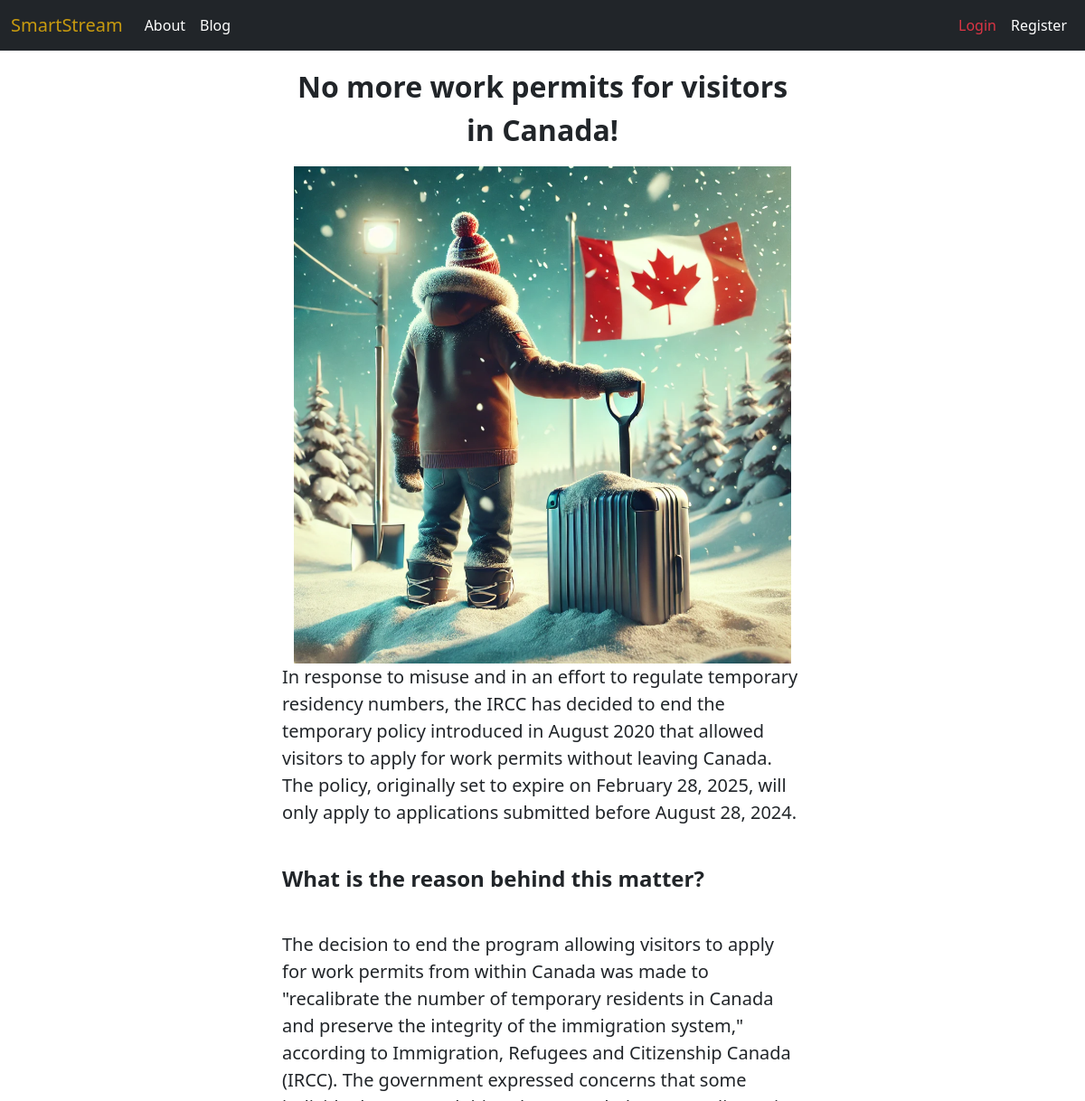
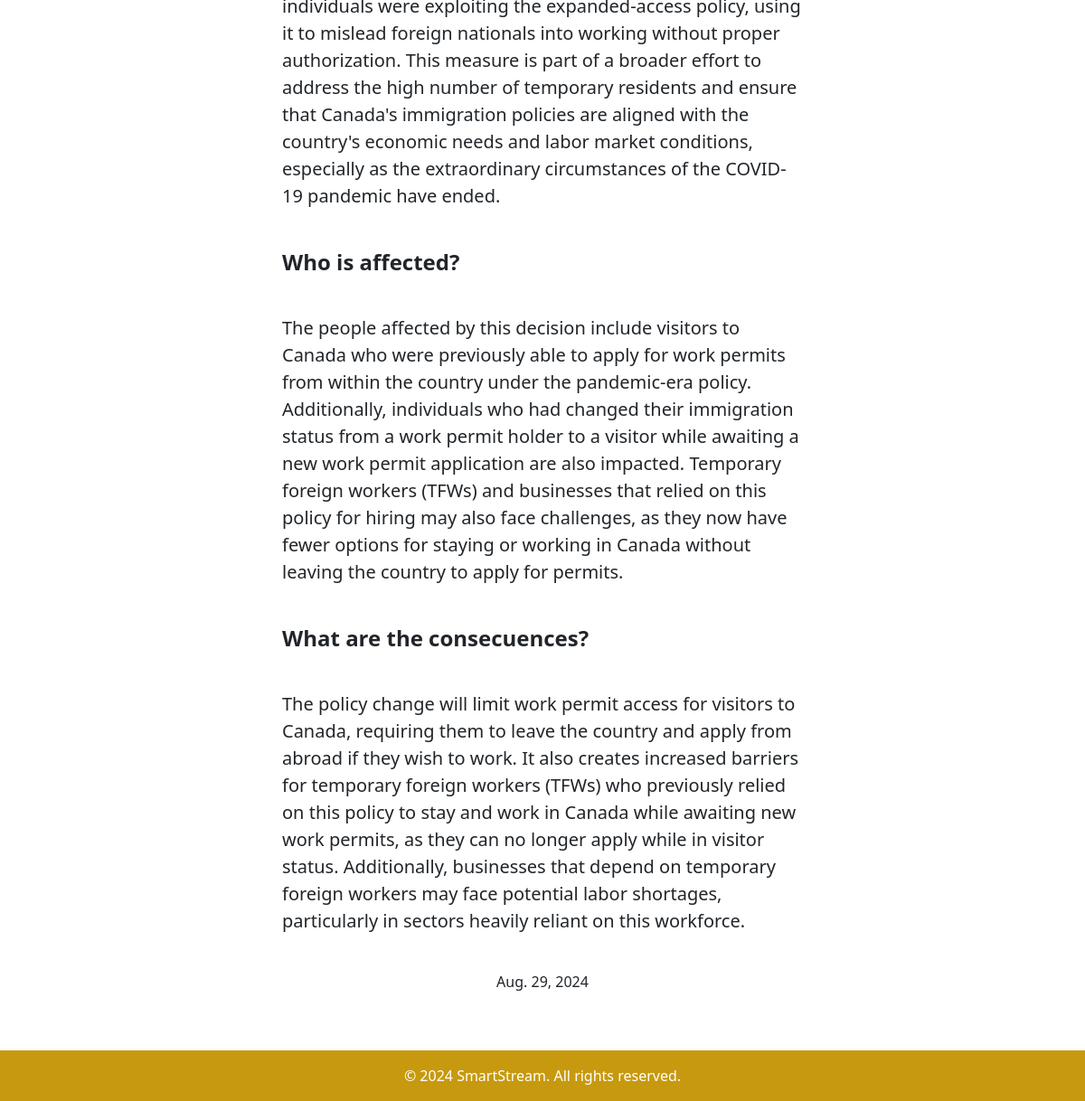
Page /blog/posts/1 on the committed database (2 pictures, top to bottom).
### blog/models.py (models this page shows)
class Post(models.Model):
    CATEGORIES = [
        ('CHAN', 'Changes'),
        ('TIPS', 'Tips'),
        ('NEWS', 'News')
    ]
    date: str = models.DateField()
    title: str = models.CharField(max_length= 300, verbose_name= 'Title')
    category: str = models.TextField(max_length= 4, choices= CATEGORIES, verbose_name= 'Category')
    heading: str = models.TextField(verbose_name= 'Heading', null= True, blank= True)
    reason: str = models.TextField(verbose_name= 'Reason', null= True, blank= True)
    affected: str = models.TextField(verbose_name= 'Who is affected', null= True, blank= True)
    consecuences: str = models.TextField(verbose_name= 'Consecuences', null= True, blank= True)
    image: Any = models.ImageField(upload_to= 'blog')
    class Meta:
        verbose_name: str = 'Post'
        verbose_name_plural: str = 'Posts'
        ordering = ['date']

### blog/views.py (the view)
# urls.py: path('posts/<int:pk>', PostView.as_view(), name= 'blog_posts')
class PostView(DetailView):
    model = Post
    template_name = 'posts.html'

### blog/templates/posts.html
{% extends 'base.html' %}
{% block body %}
<div class="container-fluid text-center">
    <div class="row justify-content-center">
        <div class="col-6">
            <p class="fs-2" style="--bs-text-opacity: .9;"><b>{{ post.title }}</b></p>
            <img src="{{ post.image.url }}" class="img-fluid" width="550" alt="{{ post.title }}">
            <br>
            <p class="text-start fs-5">
                {{ post.heading }}
            </p>
            <br>
            <p class="text-start fs-4"><b>What is the reason behind this matter?</b></p>
            <br>
            <p class="text-start fs-5">
                {{ post.reason }}
            </p>
            <br>
            <p class="text-start fs-4"><b>Who is affected?</b></p>
            <br>
            <p class="text-start fs-5">
                {{ post.affected }}
            </p>
            <br>
            <p class="text-start fs-4"><b>What are the consecuences?</b></p>
            <br>
            <p class="text-start fs-5">
                {{ post.consecuences }}
            </p>
            <br>
            <p class="fs-6">{{ post.date }}</p>
        </div>
    </div>
</div>
{% endblock %}

### static/css/base.css (style rules this page uses)
html, body { height: 100%; margin: 0; }
.d-flex { display: flex; flex-direction: column; min-height: 100vh; }

### rows in the picture
Post: title "No more work permits for visitors in Canada!", image (picture), heading "In response to misuse and in an effort to regulate temporary residency numbers, the IRCC has decided to end the temporary policy introduced in August 2020 that allowed visitors to apply for work permits without leaving Canada. The policy, originally set to expire on February 28, 2025, will only apply to applications submitted before August 28, 2024.", reason "The decision to end the program allowing visitors to apply for work permits from within Canada was made to \"recalibrate the number of temporary residents in Canada and preserve the integrity of the immigration system,\" according to Immigration, Refugees and Citizenship Canada (IRCC). The government expressed concerns that some individuals were exploiting the expanded-access policy, using it to mislead foreign nationals into working without proper authorization. This measure is part of a broader effort to address the high number of temporary residents and ensure that Canada's immigration policies are aligned with the country's economic needs and labor market conditions, especially as the…", affected "The people affected by this decision include visitors to Canada who were previously able to apply for work permits from within the country under the pandemic-era policy. Additionally, individuals who had changed their immigration status from a work permit holder to a visitor while awaiting a new work permit application are also impacted. Temporary foreign workers (TFWs) and businesses that relied on this policy for hiring may also face challenges, as they now have fewer options for staying or working in Canada without leaving the country to apply for permits.", consecuences "The policy change will limit work permit access for visitors to Canada, requiring them to leave the country and apply from abroad if they wish to work. It also creates increased barriers for temporary foreign workers (TFWs) who previously relied on this policy to stay and work in Canada while awaiting new work permits, as they can no longer apply while in visitor status. Additionally, businesses that depend on temporary foreign workers may face potential labor shortages, particularly in sectors heavily reliant on this workforce.", date "Aug. 29, 2024"
